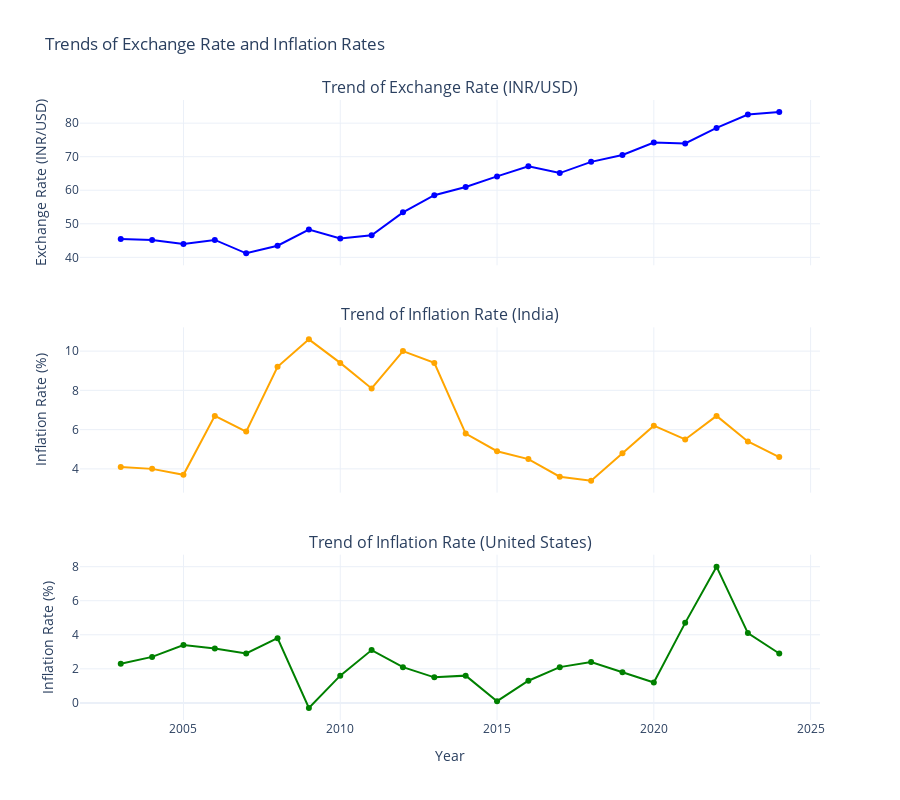

The code cell stored with this chart in its notebook:
### Markdown cell above
Let's start by analyzing the trend of inflation rates for both India and United States alongside the exchange rate:

### Code cell
import plotly.graph_objs as go
from plotly.subplots import make_subplots

fig = make_subplots(rows=3, cols=1,
                    shared_xaxes=True,
                    vertical_spacing=0.1,
                    subplot_titles=("Trend of Exchange Rate (INR/USD)",
                                    "Trend of Inflation Rate (India)",
                                    "Trend of Inflation Rate (United States)"))

fig.add_trace(go.Scatter(x=merged_df['Year'],
                         y=merged_df['Exchange Rate (INR/USD)'],
                         mode='lines+markers',
                         marker=dict(color='blue'),
                         name='Exchange Rate (INR/USD)'),
              row=1, col=1)

fig.add_trace(go.Scatter(x=merged_df['Year'],
                         y=merged_df['Inflation Rate(India)'],
                         mode='lines+markers',
                         marker=dict(color='orange'),
                         name='Inflation Rate (India)'),
              row=2, col=1)

fig.add_trace(go.Scatter(x=merged_df['Year'],
                         y=merged_df['Inflation Rate(United States)'],
                         mode='lines+markers',
                         marker=dict(color='green'),
                         name='Inflation Rate (United States)'),
              row=3, col=1)

fig.update_layout(height=800,
                  width=900,
                  showlegend=False,
                  title_text="Trends of Exchange Rate and Inflation Rates",
                  xaxis3_title="Year",
                  template='plotly_white')

fig.update_yaxes(title_text="Exchange Rate (INR/USD)", row=1, col=1)
fig.update_yaxes(title_text="Inflation Rate (%)", row=2, col=1)
fig.update_yaxes(title_text="Inflation Rate (%)", row=3, col=1)

fig.show()

fig.write_image("../image/Trends of Exchange Rate and Inflation Rates.png")

### Figure 1 — Plotly figure (JSON) as saved in the notebook; plotly's stock layout.template omitted (floating-point values rounded to 4 significant figures)
{"data": [{"marker": {"color": "blue"}, "mode": "lines+markers", "name": "Exchange Rate (INR/USD)", "type": "scatter", "x": [2003, 2004, 2005, 2006, 2007, 2008, 2009, 2010, 2011, 2012, 2013, 2014, 2015, 2016, 2017, 2018, 2019, 2020, 2021, 2022, 2023, 2024], "xaxis": "x", "y": [45.48, 45.19, 44.0, 45.18, 41.19, 43.46, 48.28, 45.62, 46.56, 53.4, 58.53, 60.97, 64.12, 67.17, 65.11, 68.45, 70.51, 74.22, 73.94, 78.58, 82.58, 83.31], "yaxis": "y"}, {"marker": {"color": "orange"}, "mode": "lines+markers", "name": "Inflation Rate (India)", "type": "scatter", "x": [2003, 2004, 2005, 2006, 2007, 2008, 2009, 2010, 2011, 2012, 2013, 2014, 2015, 2016, 2017, 2018, 2019, 2020, 2021, 2022, 2023, 2024], "xaxis": "x2", "y": [4.1, 4.0, 3.7, 6.7, 5.9, 9.2, 10.6, 9.4, 8.1, 10.0, 9.4, 5.8, 4.9, 4.5, 3.6, 3.4, 4.8, 6.2, 5.5, 6.7, 5.4, 4.6], "yaxis": "y2"}, {"marker": {"color": "green"}, "mode": "lines+markers", "name": "Inflation Rate (United States)", "type": "scatter", "x": [2003, 2004, 2005, 2006, 2007, 2008, 2009, 2010, 2011, 2012, 2013, 2014, 2015, 2016, 2017, 2018, 2019, 2020, 2021, 2022, 2023, 2024], "xaxis": "x3", "y": [2.3, 2.7, 3.4, 3.2, 2.9, 3.8, -0.3, 1.6, 3.1, 2.1, 1.5, 1.6, 0.1, 1.3, 2.1, 2.4, 1.8, 1.2, 4.7, 8.0, 4.1, 2.9], "yaxis": "y3"}], "layout": {"annotations": [{"font": {"size": 16}, "showarrow": false, "text": "Trend of Exchange Rate (INR/USD)", "x": 0.5, "xanchor": "center", "xref": "paper", "y": 1, "yanchor": "bottom", "yref": "paper"}, {"font": {"size": 16}, "showarrow": false, "text": "Trend of Inflation Rate (India)", "x": 0.5, "xanchor": "center", "xref": "paper", "y": 0.6333, "yanchor": "bottom", "yref": "paper"}, {"font": {"size": 16}, "showarrow": false, "text": "Trend of Inflation Rate (United States)", "x": 0.5, "xanchor": "center", "xref": "paper", "y": 0.2667, "yanchor": "bottom", "yref": "paper"}], "height": 800, "showlegend": false, "title": {"text": "Trends of Exchange Rate and Inflation Rates"}, "width": 900, "xaxis": {"anchor": "y", "domain": [0, 1], "matches": "x3", "showticklabels": false}, "xaxis2": {"anchor": "y2", "domain": [0, 1], "matches": "x3", "showticklabels": false}, "xaxis3": {"anchor": "y3", "domain": [0, 1], "title": {"text": "Year"}}, "yaxis": {"anchor": "x", "domain": [0.7333, 1], "title": {"text": "Exchange Rate (INR/USD)"}}, "yaxis2": {"anchor": "x2", "domain": [0.3667, 0.6333], "title": {"text": "Inflation Rate (%)"}}, "yaxis3": {"anchor": "x3", "domain": [0, 0.2667], "title": {"text": "Inflation Rate (%)"}}}}
